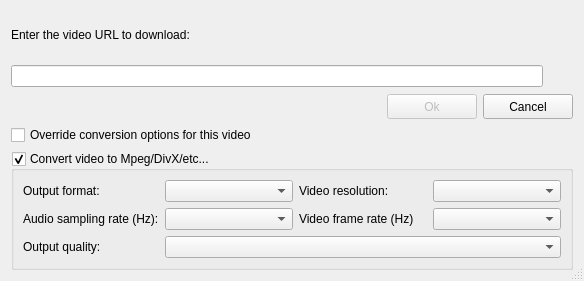
<?xml version="1.0" encoding="UTF-8"?>
<ui version="4.0">
 <class>AddVideo</class>
 <widget class="QDialog" name="AddVideo">
  <property name="geometry">
   <rect>
    <x>0</x>
    <y>0</y>
    <width>584</width>
    <height>281</height>
   </rect>
  </property>
  <property name="minimumSize">
   <size>
    <width>0</width>
    <height>0</height>
   </size>
  </property>
  <property name="maximumSize">
   <size>
    <width>16777215</width>
    <height>16777215</height>
   </size>
  </property>
  <property name="windowTitle">
   <string>Add Video URL</string>
  </property>
  <property name="windowIcon">
   <iconset resource="../resources/resources.qrc">
    <normaloff>:/buttons/images/film_add.png</normaloff>:/buttons/images/film_add.png</iconset>
  </property>
  <property name="sizeGripEnabled">
   <bool>true</bool>
  </property>
  <layout class="QGridLayout" name="gridLayout_2">
   <item row="0" column="0">
    <widget class="QLabel" name="lblTitle">
     <property name="text">
      <string>Enter the video URL to download:</string>
     </property>
    </widget>
   </item>
   <item row="1" column="0">
    <layout class="QHBoxLayout" name="horizontalLayout">
     <item>
      <widget class="QLineEdit" name="edtURL">
       <property name="enabled">
        <bool>true</bool>
       </property>
       <property name="minimumSize">
        <size>
         <width>0</width>
         <height>21</height>
        </size>
       </property>
       <property name="whatsThis">
        <string>URL of the video to downloaded</string>
       </property>
       <property name="accessibleName">
        <string>Video URL</string>
       </property>
       <property name="accessibleDescription">
        <string>URL of the video to downloaded</string>
       </property>
      </widget>
     </item>
     <item>
      <widget class="QToolButton" name="spbPasteURL">
       <property name="toolTip">
        <string>Paste URL from clipboard</string>
       </property>
       <property name="whatsThis">
        <string>Paste the current clipboard content (only text)</string>
       </property>
       <property name="accessibleName">
        <string>Paste URL from clipboard</string>
       </property>
       <property name="accessibleDescription">
        <string>Paste the current clipboard content (only text)</string>
       </property>
       <property name="text">
        <string/>
       </property>
       <property name="icon">
        <iconset resource="../resources/resources.qrc">
         <normaloff>:/buttons/images/paste_plain.png</normaloff>:/buttons/images/paste_plain.png</iconset>
       </property>
       <property name="autoRaise">
        <bool>true</bool>
       </property>
      </widget>
     </item>
    </layout>
   </item>
   <item row="2" column="0">
    <layout class="QHBoxLayout">
     <item>
      <widget class="QLabel" name="imgService">
       <property name="minimumSize">
        <size>
         <width>16</width>
         <height>16</height>
        </size>
       </property>
       <property name="maximumSize">
        <size>
         <width>16</width>
         <height>16</height>
        </size>
       </property>
       <property name="text">
        <string/>
       </property>
       <property name="alignment">
        <set>Qt::AlignCenter</set>
       </property>
      </widget>
     </item>
     <item>
      <widget class="QLabel" name="lblVideoService">
       <property name="text">
        <string/>
       </property>
      </widget>
     </item>
     <item>
      <spacer>
       <property name="orientation">
        <enum>Qt::Horizontal</enum>
       </property>
       <property name="sizeHint" stdset="0">
        <size>
         <width>181</width>
         <height>20</height>
        </size>
       </property>
      </spacer>
     </item>
     <item>
      <widget class="QPushButton" name="btnOk">
       <property name="enabled">
        <bool>false</bool>
       </property>
       <property name="minimumSize">
        <size>
         <width>90</width>
         <height>25</height>
        </size>
       </property>
       <property name="maximumSize">
        <size>
         <width>90</width>
         <height>16777215</height>
        </size>
       </property>
       <property name="baseSize">
        <size>
         <width>0</width>
         <height>0</height>
        </size>
       </property>
       <property name="whatsThis">
        <string>Add the current URL and close this dialog</string>
       </property>
       <property name="accessibleName">
        <string>Ok button</string>
       </property>
       <property name="accessibleDescription">
        <string>Add the current URL and close this dialog</string>
       </property>
       <property name="text">
        <string>Ok</string>
       </property>
       <property name="default">
        <bool>true</bool>
       </property>
      </widget>
     </item>
     <item>
      <widget class="QPushButton" name="btnCancel">
       <property name="minimumSize">
        <size>
         <width>90</width>
         <height>25</height>
        </size>
       </property>
       <property name="maximumSize">
        <size>
         <width>90</width>
         <height>16777215</height>
        </size>
       </property>
       <property name="baseSize">
        <size>
         <width>0</width>
         <height>0</height>
        </size>
       </property>
       <property name="whatsThis">
        <string>Close without adding the URL</string>
       </property>
       <property name="accessibleName">
        <string>Cancel button</string>
       </property>
       <property name="accessibleDescription">
        <string>Close without adding the URL</string>
       </property>
       <property name="text">
        <string>Cancel</string>
       </property>
      </widget>
     </item>
    </layout>
   </item>
   <item row="4" column="0">
    <widget class="QGroupBox" name="gpbVideoConversion">
     <property name="whatsThis">
      <string>Enable/disable the video conversions</string>
     </property>
     <property name="accessibleName">
      <string>Convert videos</string>
     </property>
     <property name="accessibleDescription">
      <string>Enable/disable the video conversions</string>
     </property>
     <property name="title">
      <string>Convert video to Mpeg/DivX/etc...</string>
     </property>
     <property name="flat">
      <bool>false</bool>
     </property>
     <property name="checkable">
      <bool>true</bool>
     </property>
     <property name="checked">
      <bool>true</bool>
     </property>
     <layout class="QGridLayout" name="gridLayout">
      <item row="0" column="0">
       <widget class="QLabel" name="lblOutputFormat">
        <property name="text">
         <string>Output format:</string>
        </property>
       </widget>
      </item>
      <item row="0" column="1">
       <widget class="QComboBox" name="cmbOutputFormat">
        <property name="whatsThis">
         <string>Video output format</string>
        </property>
        <property name="accessibleName">
         <string>Video output format combobox</string>
        </property>
        <property name="accessibleDescription">
         <string>Video output format</string>
        </property>
       </widget>
      </item>
      <item row="0" column="2">
       <widget class="QLabel" name="lblVideoResolution">
        <property name="text">
         <string>Video resolution:</string>
        </property>
       </widget>
      </item>
      <item row="0" column="3">
       <widget class="QComboBox" name="cmbVideoResolution">
        <property name="whatsThis">
         <string>Video resolution</string>
        </property>
        <property name="accessibleName">
         <string>Video resolution combobox</string>
        </property>
        <property name="accessibleDescription">
         <string>Video resolution</string>
        </property>
       </widget>
      </item>
      <item row="1" column="0">
       <widget class="QLabel" name="lblAudioSampling">
        <property name="text">
         <string>Audio sampling rate (Hz):</string>
        </property>
       </widget>
      </item>
      <item row="1" column="1">
       <widget class="QComboBox" name="cmbAudioSampling">
        <property name="whatsThis">
         <string>Video audio sampling rate (Hz)</string>
        </property>
        <property name="accessibleName">
         <string>Video audio sampling rate combobox</string>
        </property>
        <property name="accessibleDescription">
         <string>Video audio sampling rate (Hz)</string>
        </property>
       </widget>
      </item>
      <item row="1" column="2">
       <widget class="QLabel" name="lblVideoFrameRate">
        <property name="text">
         <string>Video frame rate (Hz)</string>
        </property>
       </widget>
      </item>
      <item row="1" column="3">
       <widget class="QComboBox" name="cmbVideoFrameRate">
        <property name="whatsThis">
         <string>Video frame rate (Hz)</string>
        </property>
        <property name="accessibleName">
         <string>Video frame rate combobox</string>
        </property>
        <property name="accessibleDescription">
         <string>Video frame rate (Hz)</string>
        </property>
       </widget>
      </item>
      <item row="2" column="0">
       <widget class="QLabel" name="lblOutputQuality">
        <property name="text">
         <string>Output quality:</string>
        </property>
       </widget>
      </item>
      <item row="2" column="1" colspan="3">
       <widget class="QComboBox" name="cmbOutputQuality">
        <property name="whatsThis">
         <string>General video output quality</string>
        </property>
        <property name="accessibleName">
         <string>General video output quality combobox</string>
        </property>
        <property name="accessibleDescription">
         <string>General video output quality</string>
        </property>
       </widget>
      </item>
     </layout>
    </widget>
   </item>
   <item row="3" column="0">
    <widget class="QCheckBox" name="chbOverrideConversion">
     <property name="text">
      <string>Override conversion options for this video</string>
     </property>
    </widget>
   </item>
  </layout>
 </widget>
 <tabstops>
  <tabstop>edtURL</tabstop>
  <tabstop>spbPasteURL</tabstop>
  <tabstop>btnOk</tabstop>
  <tabstop>btnCancel</tabstop>
 </tabstops>
 <resources>
  <include location="../resources/resources.qrc"/>
 </resources>
 <connections>
  <connection>
   <sender>btnCancel</sender>
   <signal>clicked()</signal>
   <receiver>AddVideo</receiver>
   <slot>hide()</slot>
   <hints>
    <hint type="sourcelabel">
     <x>491</x>
     <y>86</y>
    </hint>
    <hint type="destinationlabel">
     <x>490</x>
     <y>6</y>
    </hint>
   </hints>
  </connection>
 </connections>
</ui>
